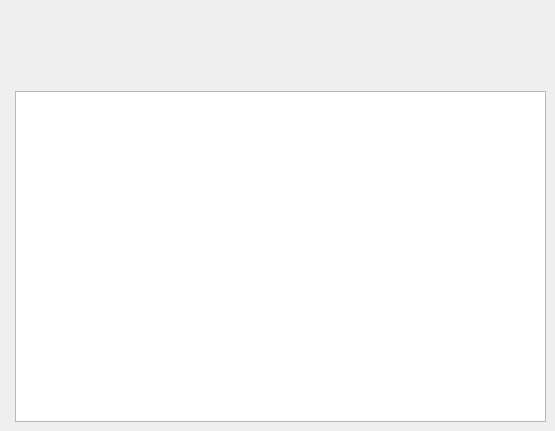
   <widget class="QWidget" name="network_page">
    <widget class="QTableWidget" name="tableWidget_2">
     <property name="geometry">
      <rect>
       <x>15</x>
       <y>91</y>
       <width>531</width>
       <height>331</height>
      </rect>
     </property>
    </widget>
    <widget class="QLabel" name="tot_mem_lbl_7">
     <property name="geometry">
      <rect>
       <x>110</x>
       <y>200</y>
       <width>381</width>
       <height>41</height>
      </rect>
     </property>
     <property name="font">
      <font>
       <pointsize>13</pointsize>
      </font>
     </property>
     <property name="styleSheet">
      <string notr="true">QLabel{
color:white;
}
</string>
     </property>
     <property name="text">
      <string>Total Bytes Sent:</string>
     </property>
    </widget>
    <widget class="QLabel" name="tot_mem_lbl_8">
     <property name="geometry">
      <rect>
       <x>110</x>
       <y>250</y>
       <width>381</width>
       <height>41</height>
      </rect>
     </property>
     <property name="font">
      <font>
       <pointsize>13</pointsize>
      </font>
     </property>
     <property name="styleSheet">
      <string notr="true">QLabel{
color:white;
}
</string>
     </property>
     <property name="text">
      <string>Total Bytes Received:</string>
     </property>
    </widget>
    <widget class="QLabel" name="tot_mem_lbl_9">
     <property name="geometry">
      <rect>
       <x>110</x>
       <y>300</y>
       <width>381</width>
       <height>41</height>
      </rect>
     </property>
     <property name="font">
      <font>
       <pointsize>13</pointsize>
      </font>
     </property>
     <property name="styleSheet">
      <string notr="true">QLabel{
color:white;
}
</string>
     </property>
     <property name="text">
      <string>Your MAC address:</string>
     </property>
    </widget>
   </widget>
